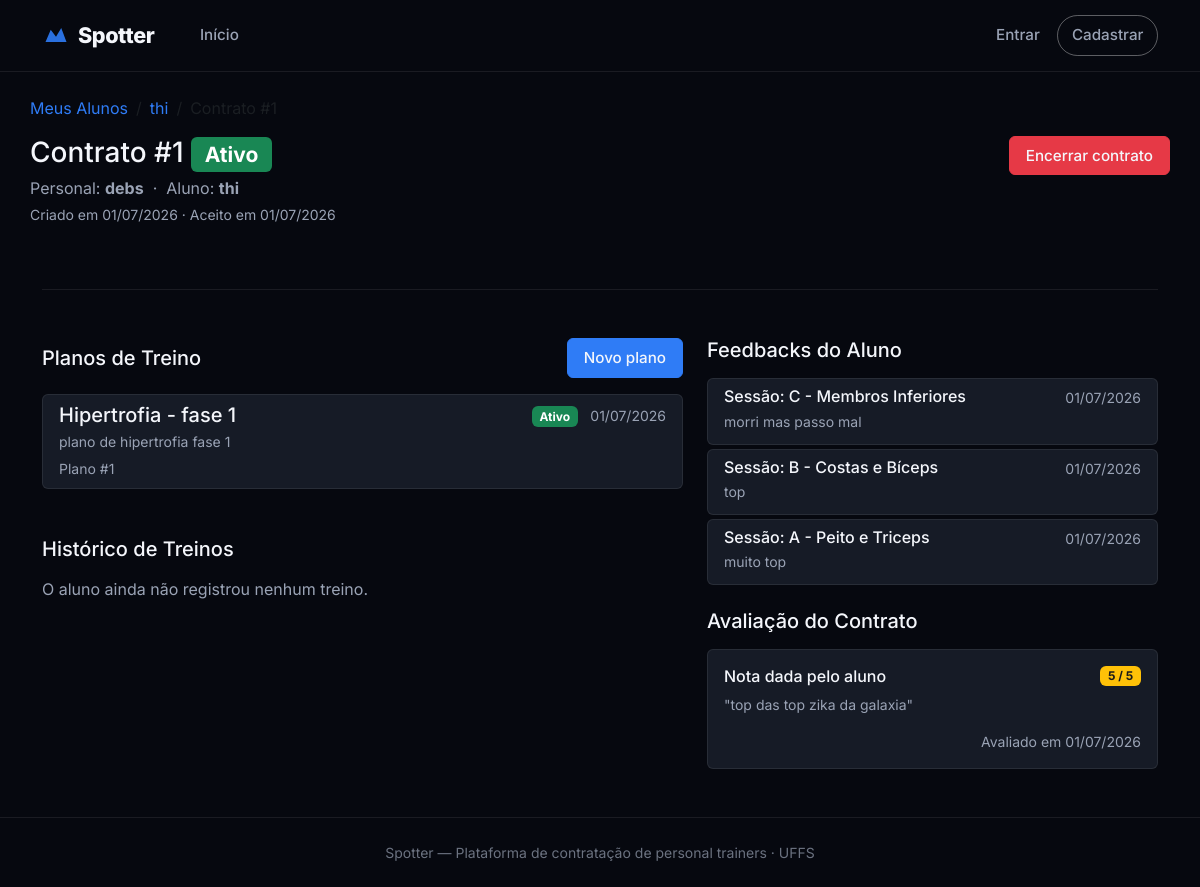
Page /1/1/1/ on the committed database.
### core/models/perfil_aluno.py (models this page shows, shortened)
class PerfilAluno(models.Model):
    NIVEL_CHOICES = [
        ("iniciante", "Iniciante"),
        ("intermediario", "Intermediário"),
        ("avancado", "Avançado"),
    ]
    usuario = models.OneToOneField(
        Usuario,
        on_delete=models.CASCADE,
        related_name="perfil_aluno",
        limit_choices_to={"tipo": Usuario.ALUNO},
    )
    objetivos = models.TextField(blank=True)
    nivel_condicionamento = models.CharField(
        max_length=15,
        choices=NIVEL_CHOICES,
        default="iniciante",
    )
    historico_lesoes = models.TextField(blank=True)
    restricoes_fisicas = models.TextField(blank=True)
    disponibilidade = models.TextField(
        blank=True,
        help_text="Ex: manhãs, seg/qua/sex",
    )
    class Meta:
        verbose_name = "Perfil Aluno"
        verbose_name_plural = "Perfis Aluno"

### core/models/usuario.py (models this page shows, shortened)
class Usuario(AbstractBaseUser, PermissionsMixin):
    ALUNO = "aluno"
    PERSONAL = "personal"
    ADMIN = "admin"
    TIPO_CHOICES = [
        (ALUNO, "Aluno"),
        (PERSONAL, "Personal Trainer"),
        (ADMIN, "Administrador"),
    ]
    nome = models.CharField(max_length=150)
    email = models.EmailField(unique=True)
    tipo = models.CharField(max_length=10, choices=TIPO_CHOICES, default=ALUNO)
    cidade = models.CharField(max_length=100, blank=True)
    estado = models.CharField(max_length=2, blank=True)
    cep = models.CharField(max_length=9, blank=True)
    is_active = models.BooleanField(default=True)
    is_staff = models.BooleanField(default=False)
    criado_em = models.DateTimeField(auto_now_add=True)
    groups = models.ManyToManyField(
        "auth.Group",
        blank=True,
        related_name="usuario_set",
    )
    user_permissions = models.ManyToManyField(
        "auth.Permission",
        blank=True,
        related_name="usuario_set",
    )
    objects = UsuarioManager()
    USERNAME_FIELD = "email"
    REQUIRED_FIELDS = ["nome"]
    class Meta:
        verbose_name = "Usuário"
        verbose_name_plural = "Usuários"

### core/models/contrato.py (models this page shows, shortened)
class Contrato(models.Model):
    STATUS_PENDENTE = "pendente"
    STATUS_ATIVO = "ativo"
    STATUS_ENCERRADO = "encerrado"
    STATUS_RECUSADO = "recusado"
    STATUS_CHOICES = [
        (STATUS_PENDENTE, "Pendente"),
        (STATUS_ATIVO, "Ativo"),
        (STATUS_ENCERRADO, "Encerrado"),
        (STATUS_RECUSADO, "Recusado"),
    ]
    personal = models.ForeignKey(
        PerfilPersonal,
        on_delete=models.PROTECT,
        related_name="contratos",
    )
    aluno = models.ForeignKey(
        PerfilAluno,
        on_delete=models.PROTECT,
        related_name="contratos",
    )
    codigo = models.PositiveIntegerField(editable=False, default=0)
    status = models.CharField(
        max_length=12,
        choices=STATUS_CHOICES,
        default=STATUS_PENDENTE,
    )
    criado_em = models.DateTimeField(auto_now_add=True)
    aceito_em = models.DateTimeField(null=True, blank=True)
    encerrado_em = models.DateTimeField(null=True, blank=True)
    objects = ContratoManager()
    class Meta:
        verbose_name = "Contrato"
        verbose_name_plural = "Contratos"
        unique_together = ("personal", "aluno", "codigo")
        app_label = "core"

### core/models/perfil_personal.py (models this page shows, shortened)
class PerfilPersonal(models.Model):
    usuario = models.OneToOneField(
        Usuario,
        on_delete=models.CASCADE,
        related_name="perfil_personal",
        limit_choices_to={"tipo": Usuario.PERSONAL},
    )
    cref = models.CharField(max_length=20, unique=True)
    especialidades = models.TextField(
        blank=True,
        help_text="Ex: musculação, funcional, pilates",
    )
    bio = models.TextField(blank=True)
    latitude = models.FloatField(null=True, blank=True)
    longitude = models.FloatField(null=True, blank=True)
    avaliacao_media = models.FloatField(
        default=0.0,
        validators=[MinValueValidator(0.0), MaxValueValidator(5.0)],
    )
    objects = PerfilPersonalManager()
    class Meta:
        verbose_name = "Perfil Personal"
        verbose_name_plural = "Perfis Personal"

### core/models/plano_treino.py (models this page shows, shortened)
class PlanoTreino(models.Model):
    contrato = models.ForeignKey(
        Contrato,
        on_delete=models.CASCADE,
        related_name="planos",
    )
    codigo = models.PositiveIntegerField(editable=False, default=0)
    nome = models.CharField(max_length=150)
    descricao = models.TextField(blank=True)
    ativo = models.BooleanField(default=True)
    criado_em = models.DateTimeField(auto_now_add=True)
    atualizado_em = models.DateTimeField(auto_now=True)
    objects = PlanoTreinoManager()
    class Meta:
        verbose_name = "Plano de Treino"
        verbose_name_plural = "Planos de Treino"
        ordering = ["-criado_em"]
        unique_together = ("contrato", "codigo")
        app_label = "core"

### core/models/feedback.py (models this page shows, shortened)
class Feedback(models.Model):
    aluno = models.ForeignKey(
        PerfilAluno,
        on_delete=models.CASCADE,
        related_name="feedbacks_enviados",
    )
    personal = models.ForeignKey(
        PerfilPersonal,
        on_delete=models.CASCADE,
        related_name="feedbacks_recebidos",
    )
    plano = models.ForeignKey(
        PlanoTreino,
        on_delete=models.CASCADE,
        related_name="feedbacks",
    )
    sessao = models.ForeignKey(
        SessaoTreino,
        on_delete=models.CASCADE,
        related_name="feedbacks",
        null=True,
        blank=True,
    )
    exercicio = models.ForeignKey(
        Exercicio,
        on_delete=models.CASCADE,
        related_name="feedbacks",
        null=True,
        blank=True,
    )
    mensagem = models.TextField(help_text="Comentário ou observação para o personal trainer")
    criado_em = models.DateTimeField(auto_now_add=True)
    class Meta:
        verbose_name = "Feedback"
        verbose_name_plural = "Feedbacks"
        ordering = ["-criado_em"]
        app_label = "core"

### core/models/sessao_treino.py (models this page shows, shortened)
class SessaoTreino(models.Model):
    plano = models.ForeignKey(
        PlanoTreino,
        on_delete=models.CASCADE,
        related_name="sessoes",
    )
    codigo = models.PositiveIntegerField(editable=False, default=0)
    nome = models.CharField(max_length=100, help_text="Ex: Treino A – Peito e Tríceps")
    dia_semana = models.CharField(
        max_length=3,
        choices=DIA_SEMANA_CHOICES,
        blank=True,
    )
    ordem = models.PositiveSmallIntegerField(default=1)
    class Meta:
        verbose_name = "Sessão de Treino"
        verbose_name_plural = "Sessões de Treino"
        ordering = ["ordem"]
        unique_together = ("plano", "codigo")
        app_label = "core"

### core/models/avaliacao.py (models this page shows, shortened)
class Avaliacao(models.Model):
    contrato = models.OneToOneField(
        Contrato,
        on_delete=models.CASCADE,
        related_name="avaliacao",
    )
    aluno = models.ForeignKey(
        PerfilAluno,
        on_delete=models.CASCADE,
        related_name="avaliacoes_feitas",
    )
    personal = models.ForeignKey(
        PerfilPersonal,
        on_delete=models.CASCADE,
        related_name="avaliacoes_recebidas",
    )
    nota = models.PositiveSmallIntegerField(
        validators=[MinValueValidator(1), MaxValueValidator(5)],
        help_text="Nota de 1 a 5",
    )
    comentario = models.TextField(blank=True)
    criado_em = models.DateTimeField(auto_now_add=True)
    class Meta:
        verbose_name = "Avaliação"
        verbose_name_plural = "Avaliações"
        app_label = "core"

### core/views/contrato.py (the view)
def detalhe(request, personal_id, aluno_id, contrato_cod):
    from ..models import PerfilPersonal, PerfilAluno, Contrato, HistoricoTreino, Feedback
    personal = get_object_or_404(PerfilPersonal, id=personal_id)
    aluno = get_object_or_404(PerfilAluno, id=aluno_id)
    contrato = get_object_or_404(
        Contrato,
        personal=personal,
        aluno=aluno,
        codigo=contrato_cod,
    )
    planos = contrato.planos.order_by("-criado_em")
    historicos = []
    if hasattr(aluno, "usuario"):
        from ..models import HistoricoTreino
        historicos = HistoricoTreino.objects.filter(aluno=aluno.usuario).select_related("sessao").order_by("-realizado_em")
    from ..models import Feedback
    feedbacks = Feedback.objects.filter(aluno=aluno, personal=personal, plano__contrato=contrato).order_by("-criado_em")
    avaliacao_contrato = getattr(contrato, "avaliacao", None)
    return render(request, "core/contrato_detalhe.html", {
        "personal": personal,
        "aluno": aluno,
        "contrato": contrato,
        "planos": planos,
        "historicos": historicos,
        "feedbacks": feedbacks,
        "avaliacao_contrato": avaliacao_contrato,
    })

### core/templates/core/contrato_detalhe.html (shortened to what this page needs)
{% extends "core/base.html" %}
{% block content %}
<div class="container py-4">
    <nav aria-label="breadcrumb" class="mb-3">
        <ol class="breadcrumb">
            <li class="breadcrumb-item">
                <a href="{% url 'core:personal_alunos' %}">Meus Alunos</a>
            </li>
            <li class="breadcrumb-item">
                <a href="{% url 'core:personal_aluno_detail' aluno.pk %}">{{ aluno.usuario.nome }}</a>
            </li>
            <li class="breadcrumb-item active" aria-current="page">Contrato #{{ contrato.codigo }}</li>
        </ol>
    </nav>
    <div class="d-flex align-items-start justify-content-between mb-4">
        <div>
            <h1 class="h3 mb-1">
                Contrato #{{ contrato.codigo }}
                {% include "core/partials/status_badge.html" with status=contrato.status %}
            </h1>
            <p class="text-muted mb-0">
                Personal: <strong>{{ personal.usuario.nome }}</strong> &nbsp;·&nbsp;
                Aluno: <strong>{{ aluno.usuario.nome }}</strong>
            </p>
            <p class="text-muted small mt-1">
                Criado em {{ contrato.criado_em|date:"d/m/Y" }}
                {% if contrato.aceito_em %}· Aceito em {{ contrato.aceito_em|date:"d/m/Y" }}{% endif %}
            </p>
        </div>
        {% if contrato.status == "ativo" %}
        <button class="btn-outline-color btn-outline-red"
                data-bs-toggle="modal"
                data-bs-target="#modalEncerrarContrato">
            Encerrar contrato
        </button>
        {% endif %}
    </div>
<div class="container">
    <hr class="my-5">
    <div class="row">
        <div class="col-lg-7 mb-4">
            <div class="d-flex align-items-center justify-content-between mb-3">
                <h2 class="h5 mb-0">Planos de Treino</h2>
                <a href="{% url 'core:personal_plano_create' %}?contrato={{ contrato.pk }}" class="btn-outline-color btn-outline-blue">
                    Novo plano
                </a>
            </div>
            {% if planos %}
            <div class="list-group gap-1">
                {% for p in planos %}
                <a href="{% url 'core:plano_detalhe' personal.pk aluno.pk contrato.codigo p.codigo %}"
                   class="list-group-item list-group-item-action rounded" style="border-top-width: var(--bs-list-group-border-width);">
                    <div class="d-flex w-100 justify-content-between">
                        <h5 class="mb-1">{{ p.nome }}</h5>
                        <div>
                            {% if p.ativo %}
                            <span class="badge bg-success">Ativo</span>
                            {% else %}
                            <span class="badge bg-secondary">Inativo</span>
                            {% endif %}
                            <small class="text-muted ms-2">{{ p.criado_em|date:"d/m/Y" }}</small>
                        </div>
                    </div>
                    {% if p.descricao %}
                    <p class="mb-1 text-muted small">{{ p.descricao|truncatewords:20 }}</p>
                    {% endif %}
                    <small class="text-muted">Plano #{{ p.codigo }}</small>
                </a>
                {% endfor %}
            </div>
            {% else %}
            <p class="text-muted">Nenhum plano de treino criado para este contrato.</p>
            {% endif %}
            <div class="mt-5">
                <h2 class="h5 mb-3">Histórico de Treinos</h2>
                {% if historicos %}
                <div class="list-group gap-1">
                    {% for h in historicos %}
                    <div class="list-group-item rounded" style="border-top-width: var(--bs-list-group-border-width);">
                        <div class="d-flex w-100 justify-content-between">
                            <h6 class="mb-1">Treino realizado</h6>
                            <small class="text-muted">{{ h.realizado_em|date:"d/m/Y H:i" }}</small>
                        </div>
                        <p class="mb-1 small">
                            <strong>Sessão:</strong> {{ h.sessao.nome|default:"N/A" }}
                        </p>
                        {% if h.observacoes_aluno %}
                        <p class="mb-1 text-muted small"><strong>Obs:</strong> {{ h.observacoes_aluno }}</p>
                        {% endif %}
                    </div>
                    {% endfor %}
                </div>
                {% else %}
                <p class="text-muted">O aluno ainda não registrou nenhum treino.</p>
                {% endif %}
            </div>
        </div>
        <div class="col-lg-5 mb-4">
            <h2 class="h5 mb-3">Feedbacks do Aluno</h2>
            {% if feedbacks %}
            <div class="list-group gap-1 mb-4">
                {% for f in feedbacks %}
                <div class="list-group-item rounded" style="border-top-width: var(--bs-list-group-border-width);">
                    <div class="d-flex w-100 justify-content-between">
                        <h6 class="mb-1">
                            {% if f.exercicio %}
                                Exercício: {{ f.exercicio.nome }}
                            {% elif f.sessao %}
                                Sessão: {{ f.sessao.nome }}
                            {% else %}
                                Plano: {{ f.plano.nome }}
                            {% endif %}
                        </h6>
                        <small class="text-muted">{{ f.criado_em|date:"d/m/Y" }}</small>
                    </div>
                    <p class="mb-1 small text-muted">{{ f.mensagem }}</p>
                </div>
                {% endfor %}
            </div>
            {% else %}
            <p class="text-muted mb-4">O aluno ainda não enviou feedbacks para este contrato.</p>
            {% endif %}
            {% if avaliacao_contrato %}
            <h2 class="h5 mb-3">Avaliação do Contrato</h2>
            <div class="card">
                <div class="card-body">
                    <h6 class="card-title d-flex justify-content-between align-items-center">
                        Nota dada pelo aluno
                        <span class="badge bg-warning text-dark">{{ avaliacao_contrato.nota }} / 5 </span>
                    </h6>
                    {% if avaliacao_contrato.comentario %}
                    <p class="card-text small text-muted mt-2">"{{ avaliacao_contrato.comentario }}"</p>
                    {% endif %}
                    <p class="card-text small text-end mb-0 text-muted">
                        Avaliado em {{ avaliacao_contrato.criado_em|date:"d/m/Y" }}
                    </p>
                </div>
            </div>
            {% endif %}
        </div>
    </div>
</div>
{% endblock %}

### rows in the picture
PerfilAluno: usuario.nome "thi"
Contrato: codigo "1", criado_em "01/07/2026", aceito_em "01/07/2026"
PerfilPersonal: usuario.nome "debs"
PlanoTreino: nome "Hipertrofia - fase 1", ativo "Ativo", criado_em "01/07/2026", descricao "plano de hipertrofia fase 1", codigo "1"
Feedback: sessao.nome "C - Membros Inferiores", criado_em "01/07/2026", mensagem "morri mas passo mal"
Feedback: sessao.nome "B - Costas e Bíceps", criado_em "01/07/2026", mensagem "top"
Feedback: sessao.nome "A - Peito e Triceps", criado_em "01/07/2026", mensagem "muito top"
Avaliacao: nota "5", comentario "top das top zika da galaxia", criado_em "01/07/2026"
